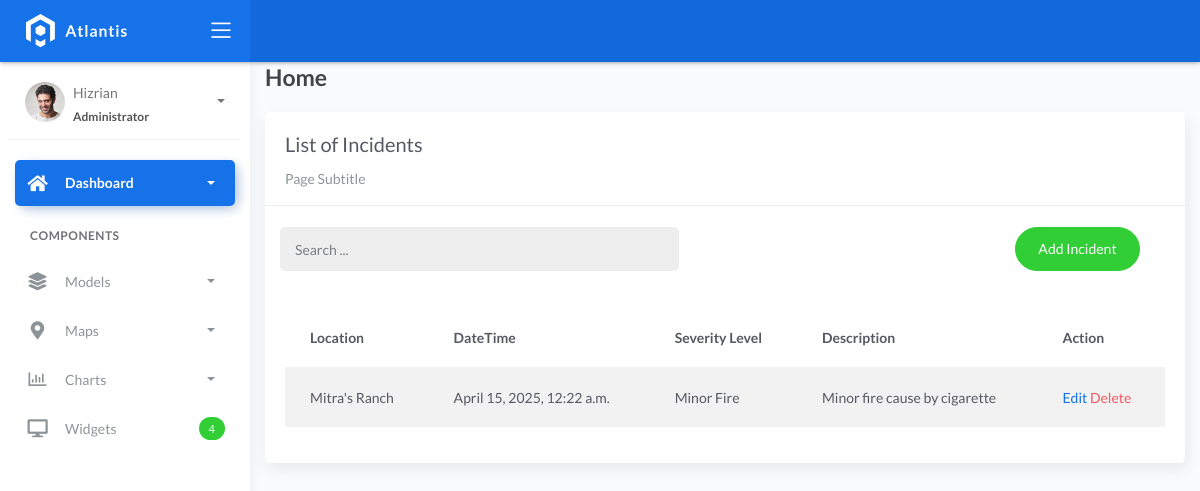
Before: /incident_list with the older database file.
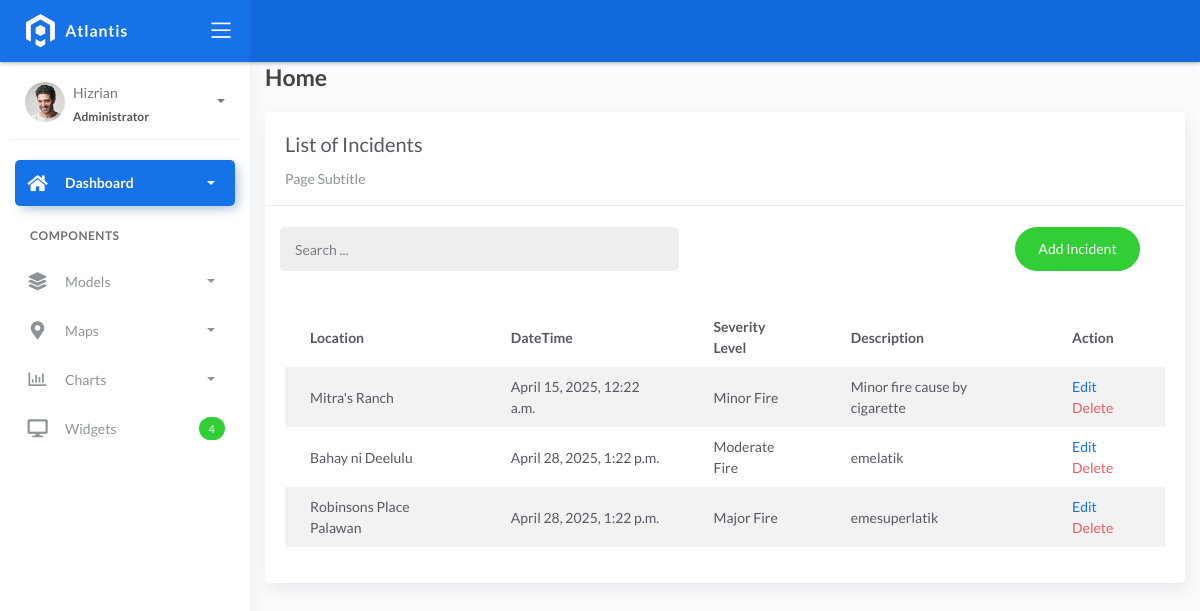
After: the same page with the newer database file.
### fire/models.py (models this page shows)
class BaseModel(models.Model):
    created_at = models.DateTimeField(auto_now_add=True, db_index=True)
    updated_at = models.DateTimeField(auto_now=True)
    class Meta:
        abstract = True

class Incident(BaseModel):
    SEVERITY_CHOICES = (
        ('Minor Fire', 'Minor Fire'),
        ('Moderate Fire', 'Moderate Fire'),
        ('Major Fire', 'Major Fire'),
    )
    location = models.ForeignKey(Locations, on_delete=models.CASCADE)
    date_time = models.DateTimeField(blank=True, null=True)
    severity_level = models.CharField(max_length=45, choices=SEVERITY_CHOICES)
    description = models.CharField(max_length=250)

class Locations(BaseModel):
    name = models.CharField(max_length=150)
    latitude = models.DecimalField(
        max_digits=22, decimal_places=16, null=True, blank=True)
    longitude = models.DecimalField(
        max_digits=22, decimal_places=16, null=True, blank=True)
    address = models.CharField(max_length=150)
    city = models.CharField(max_length=150)  # can be in separate table
    country = models.CharField(max_length=150)  # can be in separate table
    def __str__(self):
	    return self.name

### fire/views.py (the view)
# urls.py: path('incident_list', IncidentList.as_view(), name='incident-list'),
class IncidentList(ListView):
    model = Incident
    context_object_name = 'incident'
    template_name = 'incident_list.html'
    paginate_by = 5
    def get_queryset(self, *args, **kwargs):
        qs = super(IncidentList, self).get_queryset(*args, **kwargs)
        if self.request.GET.get("q") != None:
            query = self.request.GET.get('q')
            qs = qs.filter(Q(name__icontains=query) |
                        Q(description__icontains=query))
        return qs

### templates/incident_list.html (shortened to what this page needs)
{% extends 'base.html' %} {% load static %} {% block content %}
<div class="content">
    <div class="container-fluid">
        <h4 class="page-title">Home</h4>
        <div class="row">
            <div class="col-md-12">
                <div class="card">
                    <div class="card-header">
                        <div class="card-title">List of Incidents</div>
                        <div class="card-category">Page Subtitle</div>
                    </div>
                    <br />
                        <div class="col-md-12 row">
                            <div class="col-md-6">
                                <form class="navbar-left navbar-form nav-search mr-md-3" action=" { % url 'incident-list % } ">
                                    <div class="input-group">
                                        <input type="text" placeholder="Search ..." class="form-control" name="q" />
                                        <div class="input-group-append">
                                        <span class="input-group-text">
                                        </span>
                                    </div>
                                </div>
                            </form>
                        </div>
                        <div class="col-md-6">
                            <div class="pull-right">
                                <a href="{% url 'incident-add' %}" class="btn btn-success btn-rounded">Add
                                Incident</a>
                            </div>
                        </div>
                    </div>
                    <div class="card-body">
                        <table class="table table-striped mt-3">
                            <thead>
                                <tr>
                                    <th scope="col">Location</th>
                                    <th scope="col">DateTime</th>
                                    <th scope="col">Severity Level</th>
                                    <th scope="col">Description</th>
                                    <th scope="col">Action</th>
                                </tr>
                            </thead>
                            <tbody>
                                {% for object in object_list %}
                                <tr>
                                    <td>{{ object.location }}</td>
                                    <td>{{ object.date_time }}</td>
                                    <td>{{ object.severity_level }}</td>
                                    <td>{{ object.description }}</td>
                                    <td>
                                        <a href="incident_list/{{ object.id }}">Edit</a>
                                        <a href="incident_list/{{ object.id }}/delete" class="text-danger">Delete</a>
                                    </td>
                                    </tr>
                                {% endfor %}
                            </tbody>
                        </table>
                    </div>
                </div>
            </div>
        </div>
    </div>
</div>
{% endblock %}

Changed rows visible on the page:
added Incident: location "Bahay ni Deelulu", date_time "April 28, 2025, 1:22 p.m.", severity_level "Moderate Fire", description "emelatik"
added Incident: location "Robinsons Place Palawan", date_time "April 28, 2025, 1:22 p.m.", severity_level "Major Fire", description "emesuperlatik"
